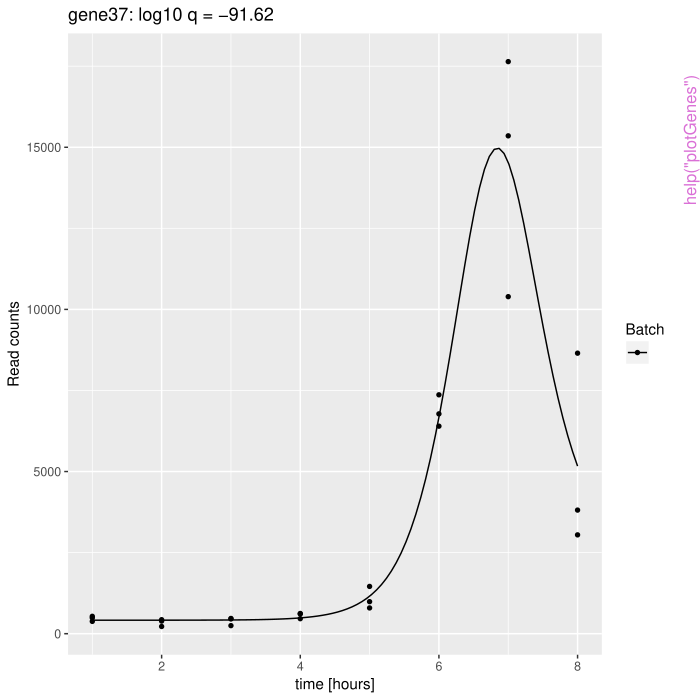

This figure's R source:
pkgname <- "ImpulseDE2"
source(file.path(R.home("share"), "R", "examples-header.R"))
options(warn = 1)
library('ImpulseDE2')

base::assign(".oldSearch", base::search(), pos = 'CheckExEnv')
cleanEx()
nameEx("computeNormConst")
### * computeNormConst

flush(stderr()); flush(stdout())

### Name: computeNormConst
### Title: Compute a normalisation constant for each sample
### Aliases: computeNormConst

### ** Examples

lsSimulatedData <- simulateDataSetImpulseDE2(
vecTimePointsA   = rep(seq(1,8),3),
vecTimePointsB   = NULL,
vecBatchesA      = NULL,
vecBatchesB      = NULL,
scaNConst        = 100,
scaNImp          = 200,
scaNLin          = 100,
scaNSig          = 200)
vecSizeFactors <- computeNormConst(
matCountData = lsSimulatedData$matObservedCounts)




cleanEx()
nameEx("fitSigmoidModels")
### * fitSigmoidModels

flush(stderr()); flush(stdout())

### Name: fitSigmoidModels
### Title: Fits sigmoidal models to all genes on all all samples of a
###   condition
### Aliases: fitSigmoidModels

### ** Examples

lsSimulatedData <- simulateDataSetImpulseDE2(
vecTimePointsA   = rep(seq(1,8),3),
vecTimePointsB   = NULL,
vecBatchesA      = NULL,
vecBatchesB      = NULL,
scaNConst        = 0,
scaNImp          = 20,
scaNLin          = 10,
scaNSig          = 20)
objectImpulseDE2 <- runImpulseDE2(
matCountData    = lsSimulatedData$matObservedCounts, 
dfAnnotation    = lsSimulatedData$dfAnnotation,
boolCaseCtrl    = FALSE,
vecConfounders  = NULL,
boolIdentifyTransients = FALSE,
scaNProc        = 1 )
# You could have used boolIdentifyTransients=TRUE
# to avoid the following post wrapper fitting.
objectImpulseDE2 <- fitSigmoidModels(
objectImpulseDE2 = objectImpulseDE2,
vecConfounders   = NULL,
strCondition     = "case")
objectImpulseDE2 <- updateDEAnalysis(
objectImpulseDE2=objectImpulseDE2,
scaQThresTransients=0.001)
head(objectImpulseDE2$dfImpulseDE2Results)
# dfImpulseDE2Results now contain 'transients-analysis'.
   



cleanEx()
nameEx("get_accessors")
### * get_accessors

flush(stderr()); flush(stdout())

### Name: get_accessors
### Title: ImpulseDE2Object accession methods
### Aliases: get_accessors get_lsModelFits,ImpulseDE2Object-method
###   get_matCountDataProc,ImpulseDE2Object-method
###   get_dfAnnotationProc,ImpulseDE2Object-method
###   get_vecSizeFactors,ImpulseDE2Object-method
###   get_vecDispersions,ImpulseDE2Object-method
###   get_boolCaseCtrl,ImpulseDE2Object-method
###   get_vecConfounders,ImpulseDE2Object-method
###   get_scaNProc,ImpulseDE2Object-method
###   get_scaQThres,ImpulseDE2Object-method
###   get_strReport,ImpulseDE2Object-method get_accessors get_accessors
###   get_accessors get_accessors get_accessors get_accessors get_accessors
###   get_accessors get_accessors get_accessors

### ** Examples

   
lsSimulatedData <- simulateDataSetImpulseDE2(
vecTimePointsA   = rep(seq(1,8),3),
vecTimePointsB   = NULL,
vecBatchesA      = NULL,
vecBatchesB      = NULL,
scaNConst        = 30,
scaNImp          = 10,
scaNLin          = 10,
scaNSig          = 10)
objectImpulseDE2 <- runImpulseDE2(
matCountData    = lsSimulatedData$matObservedCounts, 
dfAnnotation    = lsSimulatedData$dfAnnotation,
boolCaseCtrl    = FALSE,
vecConfounders  = NULL,
scaNProc        = 1 )
# Extract hidden auxillary result and processed input objects.
lsModelFits <- get_lsModelFits(objectImpulseDE2)
matCountDataProc <- get_matCountDataProc(objectImpulseDE2)
dfAnnotationProc <- get_dfAnnotationProc(objectImpulseDE2)
vecSizeFactors <- get_vecSizeFactors(objectImpulseDE2)
vecDispersions <- get_vecDispersions(objectImpulseDE2)
boolCaseCtrl <- get_boolCaseCtrl(objectImpulseDE2)
vecConfounders <- get_vecConfounders(objectImpulseDE2)
scaNProc <- get_scaNProc(objectImpulseDE2)
scaQThres <- get_scaQThres(objectImpulseDE2)
strReport <- get_strReport(objectImpulseDE2)




cleanEx()
nameEx("list_accession")
### * list_accession

flush(stderr()); flush(stdout())

### Name: list_accession
### Title: List-like accessor methods for ImpulseDE2Object
### Aliases: list_accession names.ImpulseDE2Object
###   names,ImpulseDE2Object-method $,ImpulseDE2Object-method
###   [[,ImpulseDE2Object,character,missing-method list_accession
###   list_accession list_accession

### ** Examples

lsSimulatedData <- simulateDataSetImpulseDE2(
vecTimePointsA   = rep(seq(1,8),3),
vecTimePointsB   = NULL,
vecBatchesA      = NULL,
vecBatchesB      = NULL,
scaNConst        = 30,
scaNImp          = 10,
scaNLin          = 10,
scaNSig          = 10)
objectImpulseDE2 <- runImpulseDE2(
matCountData    = lsSimulatedData$matObservedCounts, 
dfAnnotation    = lsSimulatedData$dfAnnotation,
boolCaseCtrl    = FALSE,
vecConfounders  = NULL,
scaNProc        = 1 )
names(objectImpulseDE2) # Display core output
# With respect to this core output, objectImpulseDE2
# can be treated like a list.
head(objectImpulseDE2[["dfImpulseDE2Results"]])
head(objectImpulseDE2$dfImpulseDE2Results)
head(objectImpulseDE2[["vecDEGenes"]])
head(objectImpulseDE2$vecDEGenes)




cleanEx()
nameEx("plotGenes")
### * plotGenes

flush(stderr()); flush(stdout())

### Name: plotGenes
### Title: Plots the impulse fits and data
### Aliases: plotGenes

### ** Examples

lsSimulatedData <- simulateDataSetImpulseDE2(
vecTimePointsA   = rep(seq(1,8),3),
vecTimePointsB   = NULL,
vecBatchesA      = NULL,
vecBatchesB      = NULL,
scaNConst        = 0,
scaNImp          = 40,
scaNLin          = 20,
scaNSig          = 40)
objectImpulseDE2 <- runImpulseDE2(
matCountData    = lsSimulatedData$matObservedCounts, 
dfAnnotation    = lsSimulatedData$dfAnnotation,
boolCaseCtrl    = FALSE,
vecConfounders  = NULL,
boolIdentifyTransients = FALSE,
scaNProc        = 1 )
lsgplotsID <- plotGenes(
scaNTopIDs=5,
objectImpulseDE2=objectImpulseDE2,
boolCaseCtrl=FALSE,
boolMultiplePlotsPerPage=TRUE,
boolSimplePlot=FALSE)
lsgplotsID[[1]]




cleanEx()
nameEx("plotHeatmap")
### * plotHeatmap

flush(stderr()); flush(stdout())

### Name: plotHeatmap
### Title: Plot structured z-value heatmaps of differentially expressed
###   genes
### Aliases: plotHeatmap

### ** Examples

library(ComplexHeatmap)
lsSimulatedData <- simulateDataSetImpulseDE2(
vecTimePointsA   = rep(seq(1,8),3),
vecTimePointsB   = NULL,
vecBatchesA      = NULL,
vecBatchesB      = NULL,
scaNConst        = 0,
scaNImp          = 50,
scaNLin          = 0,
scaNSig          = 50)
objectImpulseDE2 <- runImpulseDE2(
matCountData    = lsSimulatedData$matObservedCounts, 
dfAnnotation    = lsSimulatedData$dfAnnotation,
boolCaseCtrl    = FALSE,
vecConfounders  = NULL,
boolIdentifyTransients = TRUE,
scaNProc        = 1 )
lsHeatmaps <- plotHeatmap(
objectImpulseDE2=objectImpulseDE2,
strCondition="case",
boolIdentifyTransients=TRUE,
scaQThres=0.01)
draw(lsHeatmaps$complexHeatmapRaw)




cleanEx()
nameEx("runImpulseDE2")
### * runImpulseDE2

flush(stderr()); flush(stdout())

### Name: runImpulseDE2
### Title: ImpulseDE2 wrapper
### Aliases: runImpulseDE2 ImpulseDE2 wrapper

### ** Examples

lsSimulatedData <- simulateDataSetImpulseDE2(
vecTimePointsA   = rep(seq(1,8),3),
vecTimePointsB   = NULL,
vecBatchesA      = NULL,
vecBatchesB      = NULL,
scaNConst        = 30,
scaNImp          = 10,
scaNLin          = 10,
scaNSig          = 10)
objectImpulseDE2 <- runImpulseDE2(
matCountData    = lsSimulatedData$matObservedCounts, 
dfAnnotation    = lsSimulatedData$dfAnnotation,
boolCaseCtrl    = FALSE,
vecConfounders  = NULL,
scaNProc        = 1 )
head(objectImpulseDE2$dfImpulseDE2Results)




cleanEx()
nameEx("simulateDataSetImpulseDE2")
### * simulateDataSetImpulseDE2

flush(stderr()); flush(stdout())

### Name: simulateDataSetImpulseDE2
### Title: Simulate a data set for ImpulseDE2
### Aliases: simulateDataSetImpulseDE2

### ** Examples

lsSimulatedData <- simulateDataSetImpulseDE2(
vecTimePointsA   = rep(seq(1,8),3),
vecTimePointsB   = NULL,
vecBatchesA      = NULL,
vecBatchesB      = NULL,
scaNConst        = 30,
scaNImp          = 10,
scaNLin          = 10,
scaNSig          = 10)
   



cleanEx()
nameEx("updateDEAnalysis")
### * updateDEAnalysis

flush(stderr()); flush(stdout())

### Name: updateDEAnalysis
### Title: Update dfImpulseDE2Results after sigmoids have been fit through
###   external call
### Aliases: updateDEAnalysis

### ** Examples

lsSimulatedData <- simulateDataSetImpulseDE2(
vecTimePointsA   = rep(seq(1,8),3),
vecTimePointsB   = NULL,
vecBatchesA      = NULL,
vecBatchesB      = NULL,
scaNConst        = 0,
scaNImp          = 50,
scaNLin          = 0,
scaNSig          = 50)
objectImpulseDE2 <- runImpulseDE2(
matCountData    = lsSimulatedData$matObservedCounts, 
dfAnnotation    = lsSimulatedData$dfAnnotation,
boolCaseCtrl    = FALSE,
vecConfounders  = NULL,
boolIdentifyTransients = FALSE,
scaNProc        = 1 )
# You could have used boolIdentifyTransients=TRUE
# to avoid the following post wrapper fitting.
objectImpulseDE2 <- fitSigmoidModels(
objectImpulseDE2 = objectImpulseDE2,
vecConfounders   = NULL,
strCondition     = "case")
objectImpulseDE2 <- updateDEAnalysis(
objectImpulseDE2=objectImpulseDE2,
scaQThresTransients=0.001)
head(objectImpulseDE2$dfImpulseDE2Results)
# dfImpulseDE2Results now contain 'transients-analysis'.
   



cleanEx()
nameEx("writeReportToFile")
### * writeReportToFile

flush(stderr()); flush(stdout())

### Name: writeReportToFile
### Title: Print ImpulseDE2 report to .txt file
### Aliases: writeReportToFile

### ** Examples

dirPWD <- getwd() # Will save into current working directory.
lsSimulatedData <- simulateDataSetImpulseDE2(
vecTimePointsA   = rep(seq(1,8),3),
vecTimePointsB   = NULL,
vecBatchesA      = NULL,
vecBatchesB      = NULL,
scaNConst        = 30,
scaNImp          = 10,
scaNLin          = 10,
scaNSig          = 10)
objectImpulseDE2 <- runImpulseDE2(
matCountData    = lsSimulatedData$matObservedCounts, 
dfAnnotation    = lsSimulatedData$dfAnnotation,
boolCaseCtrl    = FALSE,
vecConfounders  = NULL,
scaNProc        = 1 )
# Uncomment to run:
#writeReportToFile(
#object=objectImpulseDE2,
#file=paste0(dirPWD, "ImpulseDE2Report.txt")
#)




### * <FOOTER>
###
options(digits = 7L)
base::cat("Time elapsed: ", proc.time() - base::get("ptime", pos = 'CheckExEnv'),"\n")
grDevices::dev.off()
###
### Local variables: ***
### mode: outline-minor ***
### outline-regexp: "\\(> \\)?### [*]+" ***
### End: ***
quit('no')
